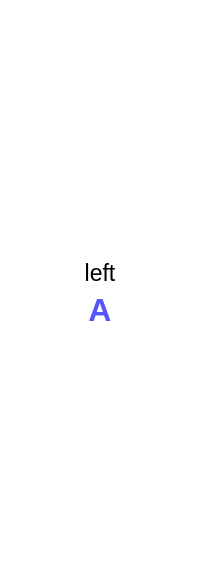
        <widget class="QFrame" name="right_active_frame_parent">
         <property name="styleSheet">
          <string notr="true">background-color: transparent;</string>
         </property>
         <property name="frameShape">
          <enum>QFrame::StyledPanel</enum>
         </property>
         <property name="frameShadow">
          <enum>QFrame::Raised</enum>
         </property>
         <layout class="QVBoxLayout" name="verticalLayout_6">
          <item>
           <spacer name="right_active_vspacer2">
            <property name="orientation">
             <enum>Qt::Vertical</enum>
            </property>
            <property name="sizeHint" stdset="0">
             <size>
              <width>20</width>
              <height>239</height>
             </size>
            </property>
           </spacer>
          </item>
          <item>
           <widget class="QFrame" name="right_ctive_frame">
            <property name="enabled">
             <bool>true</bool>
            </property>
            <property name="styleSheet">
             <string notr="true">background-color: rgb(255, 255, 255);border-radius: 20px;</string>
            </property>
            <property name="frameShape">
             <enum>QFrame::WinPanel</enum>
            </property>
            <property name="frameShadow">
             <enum>QFrame::Raised</enum>
            </property>
            <layout class="QVBoxLayout" name="verticalLayout_7">
             <item>
              <widget class="QLabel" name="right_active_2">
               <property name="font">
                <font>
                 <pointsize>17</pointsize>
                </font>
               </property>
               <property name="text">
                <string>left</string>
               </property>
               <property name="alignment">
                <set>Qt::AlignHCenter|Qt::AlignTop</set>
               </property>
              </widget>
             </item>
             <item>
              <widget class="QLabel" name="right_active_letter_2">
               <property name="font">
                <font>
                 <pointsize>24</pointsize>
                 <weight>75</weight>
                 <bold>true</bold>
                </font>
               </property>
               <property name="styleSheet">
                <string notr="true">color: rgb(85, 85, 255);</string>
               </property>
               <property name="frameShadow">
                <enum>QFrame::Plain</enum>
               </property>
               <property name="text">
                <string>A</string>
               </property>
               <property name="alignment">
                <set>Qt::AlignCenter</set>
               </property>
              </widget>
             </item>
            </layout>
           </widget>
          </item>
          <item>
           <spacer name="right_active_vspacer1">
            <property name="orientation">
             <enum>Qt::Vertical</enum>
            </property>
            <property name="sizeHint" stdset="0">
             <size>
              <width>20</width>
              <height>238</height>
             </size>
            </property>
           </spacer>
          </item>
         </layout>
        </widget>
